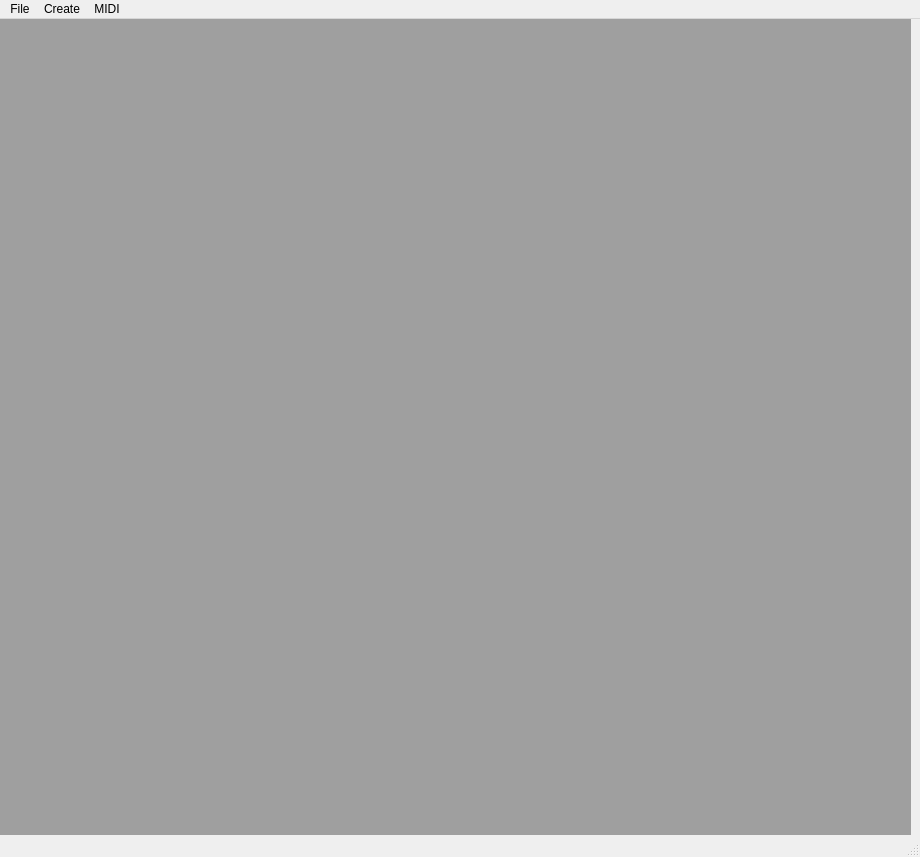
<?xml version="1.0" encoding="UTF-8"?>
<ui version="4.0">
 <class>MainWindow</class>
 <widget class="QMainWindow" name="MainWindow">
  <property name="geometry">
   <rect>
    <x>0</x>
    <y>0</y>
    <width>920</width>
    <height>857</height>
   </rect>
  </property>
  <property name="windowTitle">
   <string>MainWindow</string>
  </property>
  <widget class="QWidget" name="centralwidget">
   <widget class="QMdiArea" name="mdiArea">
    <property name="geometry">
     <rect>
      <x>0</x>
      <y>0</y>
      <width>911</width>
      <height>821</height>
     </rect>
    </property>
   </widget>
  </widget>
  <widget class="QMenuBar" name="menubar">
   <property name="geometry">
    <rect>
     <x>0</x>
     <y>0</y>
     <width>920</width>
     <height>21</height>
    </rect>
   </property>
   <widget class="QMenu" name="menuFile">
    <property name="title">
     <string>File</string>
    </property>
    <addaction name="actionExit"/>
   </widget>
   <widget class="QMenu" name="menuSequencer">
    <property name="title">
     <string>Create</string>
    </property>
    <addaction name="actionSeq16"/>
    <addaction name="actionSeq16x8"/>
    <addaction name="actionProSeq16x8"/>
    <addaction name="actionSeq42_6"/>
    <addaction name="actionSeqMatrix_2"/>
    <addaction name="actionSeqMatrix"/>
    <addaction name="actionMophoLab"/>
    <addaction name="actionMidiLoop16"/>
    <addaction name="separator"/>
   </widget>
   <widget class="QMenu" name="menuMIDI">
    <property name="title">
     <string>MIDI</string>
    </property>
    <addaction name="actionOptions"/>
   </widget>
   <addaction name="menuFile"/>
   <addaction name="menuSequencer"/>
   <addaction name="menuMIDI"/>
  </widget>
  <widget class="QStatusBar" name="statusbar"/>
  <action name="actionExit">
   <property name="text">
    <string>Exit</string>
   </property>
  </action>
  <action name="actionSeq16">
   <property name="text">
    <string>Seq16</string>
   </property>
  </action>
  <action name="actionSeq16x8">
   <property name="text">
    <string>Seq16x8</string>
   </property>
  </action>
  <action name="actionProSeq16x8">
   <property name="text">
    <string>ProSeq16x8</string>
   </property>
  </action>
  <action name="actionSeqMatrix">
   <property name="text">
    <string>StepMatrix64</string>
   </property>
  </action>
  <action name="actionMophoLab">
   <property name="text">
    <string>MophoLab</string>
   </property>
  </action>
  <action name="actionMidiLoop16">
   <property name="text">
    <string>MidiLooper16</string>
   </property>
  </action>
  <action name="actionOptions">
   <property name="text">
    <string>Options</string>
   </property>
  </action>
  <action name="actionSeqMatrix_2">
   <property name="text">
    <string>SeqMatrix</string>
   </property>
  </action>
  <action name="actionSeq42_6">
   <property name="text">
    <string>Seq42+6</string>
   </property>
  </action>
 </widget>
 <resources/>
 <connections/>
</ui>
